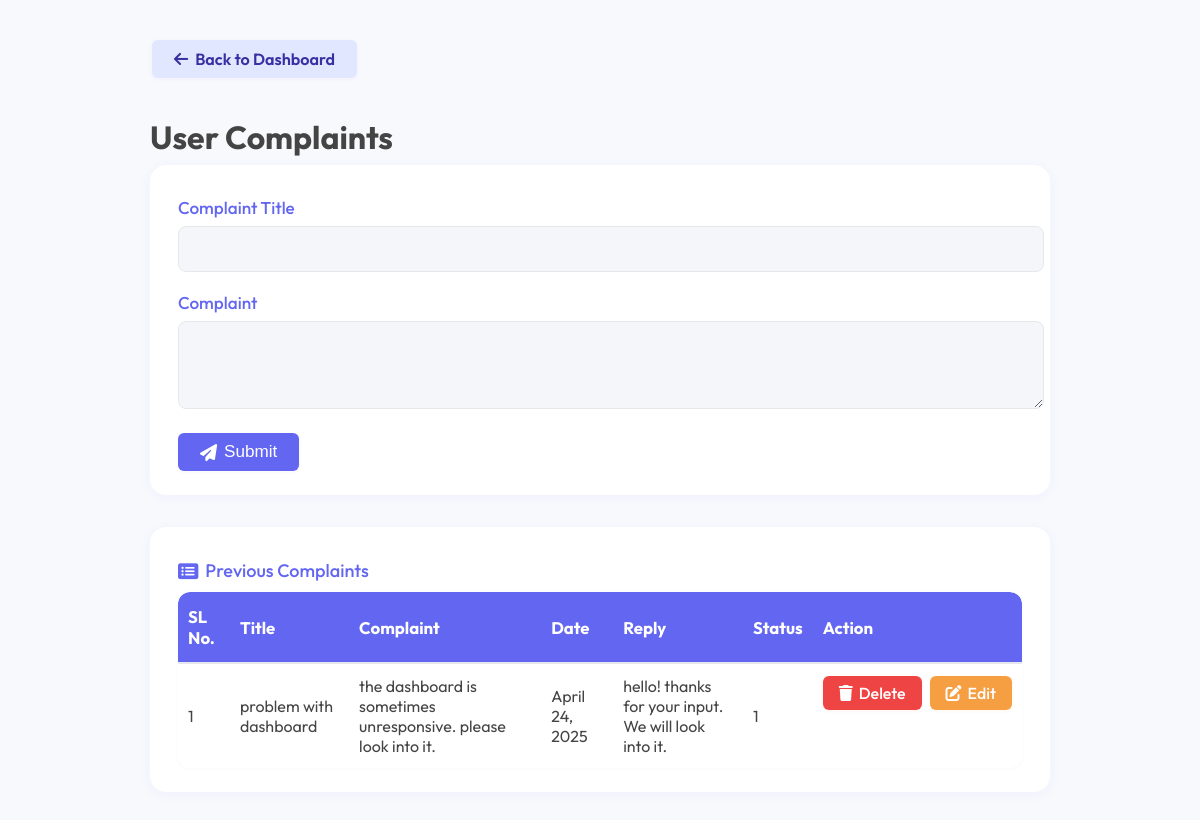
The app's page /User/complaint/, older data.
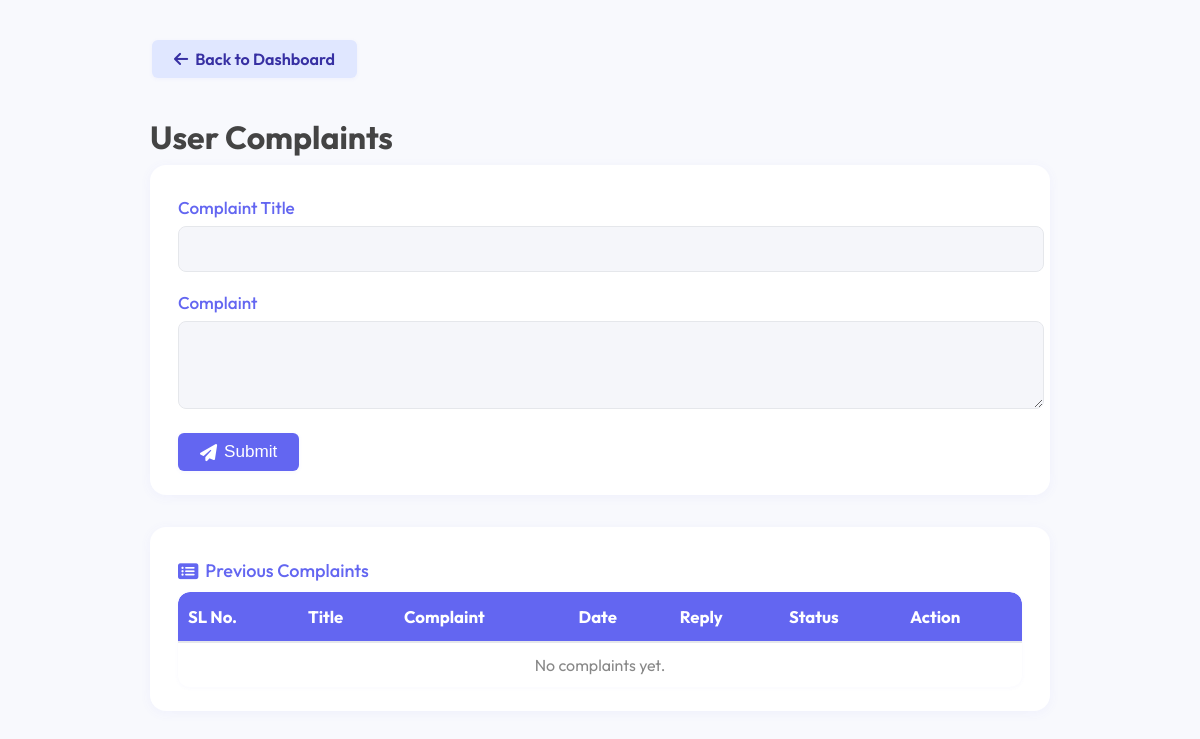
The same page, newer data.
### User/models.py (models this page shows)
class tbl_complaint(models.Model):
    complaint_title=models.CharField(max_length=30)
    complaint_content=models.CharField(max_length=1000)
    complaint_date=models.DateField(auto_now_add=True)
    complaint_reply=models.CharField(max_length=1000)
    complaint_reply_date=models.DateField(null=True)
    complaint_status=models.IntegerField(default=0)
    user_id=models.ForeignKey(tbl_user, on_delete=models.CASCADE)

### User/views.py (the view)
# urls.py: path('complaint/', views.Complaint, name='complaint'),
def Complaint(request):
    cp=tbl_complaint.objects.all()
    if request.method=="POST":
        complaintTitle=request.POST.get("txt_complaint_title")
        complaintContent=request.POST.get("txt_complaint_content")
        tbl_complaint.objects.create(complaint_title=complaintTitle,complaint_content=complaintContent,user_id=tbl_user.objects.get(id=request.session['u_id']))
        return redirect('User:complaint')
    else:
        return render(request,'User/complaint.html', {'comp':cp})

### User/templates/User/complaint.html (shortened to what this page needs)
{% load static %}
<!DOCTYPE html>
<html lang="en">
<head>
    <link rel="stylesheet" href="https://cdnjs.cloudflare.com/ajax/libs/font-awesome/6.4.0/css/all.min.css">
</head>
<body>
    <div class="container">
        <a href="{% url 'User:organizer_dashboard' %}" class="btn" style="margin-bottom: 18px; margin-left: 2px; background: #e0e7ff; color: #3730A3; font-weight: 600; font-size: 1.01em;"><i class="fa fa-arrow-left"></i> Back to Dashboard</a>
        <h1 style="margin-bottom: 8px;">User Complaints</h1>
        <div class="card complaint-card">
            <form method="POST">
                <div class="form-group">
                    <label for="txt_complaint_title" class="complaint-label">Complaint Title</label>
                    <input type="text" name="txt_complaint_title" id="txt_complaint_title" value="{{ editComplaint.complaint_title }}" required>
                </div>
                <div class="form-group">
                    <label for="txt_complaint_content" class="complaint-label">Complaint</label>
                    <textarea name="txt_complaint_content" id="txt_complaint_content" required>{{ editComplaint.complaint_content }}</textarea>
                </div>
                <button type="submit" class="btn submit-btn"><i class="fa fa-paper-plane"></i> Submit</button>
            </form>
        </div>
        <div class="card previous-complaints-card">
            <div class="subtitle"><i class="fa fa-list-alt"></i> Previous Complaints</div>
            <table class="complaint-table">
                <thead>
                    <tr>
                        <th>SL No.</th>
                        <th>Title</th>
                        <th>Complaint</th>
                        <th>Date</th>
                        <th>Reply</th>
                        <th>Status</th>
                        <th>Action</th>
                    </tr>
                </thead>
                <tbody>
                    {% for complaint in comp %}
                    <tr>
                        <td>{{ forloop.counter }}</td>
                        <td>{{ complaint.complaint_title }}</td>
                        <td>{{ complaint.complaint_content }}</td>
                        <td>{{ complaint.complaint_date }}</td>
                        <td>{{ complaint.complaint_reply }}</td>
                        <td>{{ complaint.complaint_status }}</td>
                        <td style="display: flex; gap: 8px;">
                            <a href="{% url 'User:deleteComplaint' complaint.id %}" class="delete-link"><i class="fa fa-trash"></i> Delete</a>
                            <a href="{% url 'User:editComplaint' complaint.id %}" class="edit-link"><i class="fa fa-edit"></i> Edit</a>
                        </td>
                    </tr>
                    {% empty %}
                    <tr>
                        <td colspan="7" style="text-align:center; color: #888;">No complaints yet.</td>
                    </tr>
                    {% endfor %}
                </tbody>
            </table>
        </div>
    </div>
</body>
</html>

### User/templates/User/complaint.html (style rules this page uses)
:root { --primary-color: #6366f1; --secondary-color: #3730A3; --bg-card: #f8f9fd; --text-light: #444; --border-color: #e5e7eb; --table-header-bg: #6366f1; --table-header-text: #fff; --table-row-bg: #fff; --table-row-alt-bg: #f3f4f6; --table-border: #e5e7eb; --btn-primary: #6366f1; --btn-primary-hover: #3730A3; --btn-danger: #ef4444; --btn-danger-hover: #b91c1c; --btn-warning: #f59e42; --btn-warning-hover: #b45309; }
body { font-family: 'Outfit', 'Poppins', Arial, sans-serif; background: var(--bg-card); color: var(--text-light); margin: 0; padding: 0; }
.container { max-width: 900px; margin: 40px auto; padding: 0; background: transparent; }
.card { background: #fff; border-radius: 16px; box-shadow: 0 2px 12px rgba(99,102,241,0.06); padding: 32px 28px 24px 28px; margin-bottom: 32px; transition: box-shadow 0.2s; overflow: hidden; }
.complaint-label { display: block; font-weight: 500; margin-bottom: 8px; color: var(--primary-color); font-size: 1.07em; }
.subtitle { font-size: 1.13em; font-weight: 500; color: var(--primary-color); margin-bottom: 10px; display: flex; align-items: center; gap: 7px; }
.form-group { margin-bottom: 20px; }
input[type="text"], textarea { width: 100%; border: 1.5px solid var(--border-color); border-radius: 8px; padding: 12px 10px; font-size: 1.07em; background: #f5f6fa; transition: border 0.18s; }
textarea { min-height: 62px; resize: vertical; }
.btn, .submit-btn { background: var(--btn-primary); color: #fff; border: none; border-radius: 6px; padding: 9px 22px; font-size: 1.07em; cursor: pointer; transition: background 0.2s, box-shadow 0.2s; text-decoration: none; display: inline-flex; align-items: center; gap: 7px; font-weight: 500; box-shadow: 0 1px 4px rgba(99,102,241,0.06); }
.complaint-table { width: 100%; border-collapse: separate; border-spacing: 0; margin: 0; background: #fff; border-radius: 12px; overflow: hidden; box-shadow: 0 1px 4px rgba(99,102,241,0.04); }
thead th { background: var(--table-header-bg); color: var(--table-header-text); padding: 14px 10px; text-align: left; font-size: 1.05em; border-bottom: 2px solid var(--table-border); }
thead th:first-child { border-top-left-radius: 12px; }
thead th:last-child { border-top-right-radius: 12px; }
tbody td { padding: 12px 10px; border-bottom: 1px solid var(--table-border); }
tbody tr:last-child td { border-bottom: none; }
tbody tr:last-child td:first-child { border-bottom-left-radius: 12px; }
tbody tr:last-child td:last-child { border-bottom-right-radius: 12px; }

Row changes from the older to the newer data that the page shows:
removed tbl_complaint: complaint_title "problem with dashboard", complaint_content "the dashboard is sometimes unresponsive. please look into it.", complaint_date "April 24, 2025", complaint_reply "hello! thanks for your input. We will look into it.", complaint_status "1"
Text that changed along with them:
text now shown: "No complaints yet."
